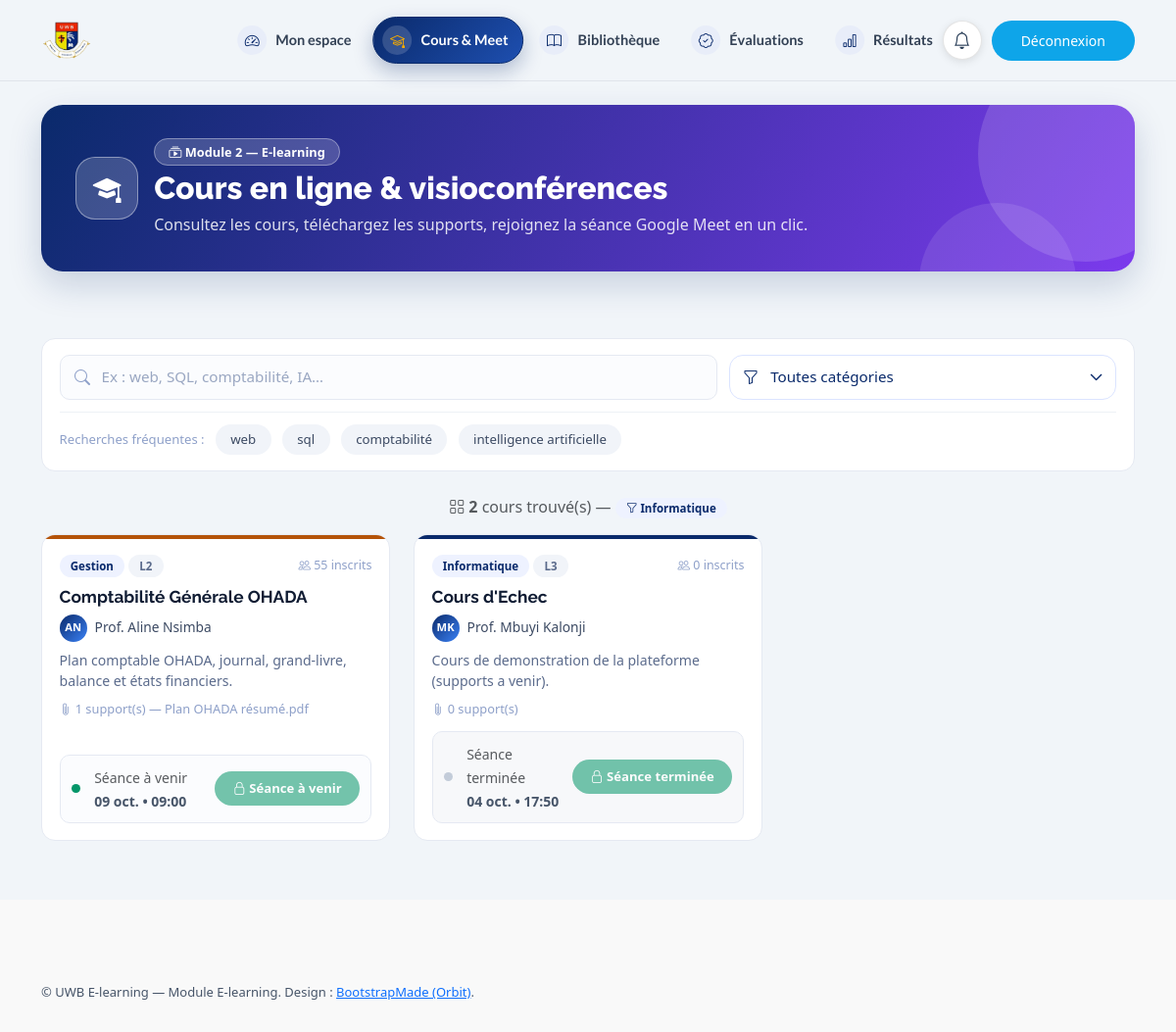
Page /etudiant/cours.php (signed in) on the committed database.
### tables this page shows
CREATE TABLE `users` (
  `id` int(11) NOT NULL AUTO_INCREMENT,
  `nom` varchar(150) NOT NULL,
  `email` varchar(150) NOT NULL,
  `password_hash` varchar(255) NOT NULL,
  `role` enum('admin','professeur','etudiant') NOT NULL DEFAULT 'etudiant',
  `faculte` varchar(150) DEFAULT '—',
  `created_at` timestamp NULL DEFAULT current_timestamp(),
  `niveau` varchar(10) NOT NULL DEFAULT 'L3',
  PRIMARY KEY (`id`),
  UNIQUE KEY `email` (`email`),
  KEY `idx_role` (`role`),
  KEY `idx_email` (`email`)
);

CREATE TABLE `cours` (
  `id` int(11) NOT NULL AUTO_INCREMENT,
  `titre` varchar(255) NOT NULL,
  `enseignant_id` int(11) DEFAULT NULL,
  `enseignant_nom` varchar(150) NOT NULL DEFAULT 'UWB',
  `categorie` varchar(50) NOT NULL DEFAULT 'Informatique',
  `niveau` varchar(10) NOT NULL DEFAULT 'L3',
  `description` text DEFAULT NULL,
  `supports` text DEFAULT NULL COMMENT 'JSON array de strings',
  `seance_date` varchar(32) DEFAULT 'À programmer',
  `seance_fin` varchar(8) NOT NULL DEFAULT '',
  `meet_link` varchar(255) DEFAULT '',
  `salle` varchar(100) DEFAULT 'Google Meet',
  `inscrits` int(11) DEFAULT 0,
  `image` varchar(255) DEFAULT 'forms/portfolio-8.webp',
  `created_at` timestamp NULL DEFAULT current_timestamp(),
  `faculte` varchar(150) NOT NULL DEFAULT 'Informatique',
  PRIMARY KEY (`id`),
  KEY `enseignant_id` (`enseignant_id`),
  CONSTRAINT `cours_ibfk_1` FOREIGN KEY (`enseignant_id`) REFERENCES `users` (`id`) ON DELETE SET NULL
);

### config/database.php (called while the page is built, shortened)
<?php
function db(): PDO {
    static $pdo = null;
    if ($pdo instanceof PDO) return $pdo;
    $dsn = 'mysql:host=' . DB_HOST . ';dbname=' . DB_NAME . ';charset=' . DB_CHARSET;
    $opt = [
        PDO::ATTR_ERRMODE            => PDO::ERRMODE_EXCEPTION,
        PDO::ATTR_DEFAULT_FETCH_MODE => PDO::FETCH_ASSOC,
        PDO::ATTR_EMULATE_PREPARES   => false,
    ];
    try {
        $pdo = new PDO($dsn, DB_USER, DB_PASS, $opt);
        return $pdo;
    } catch (PDOException $e1) {
        if (DB_USER !== 'uwb' && in_array($e1->getCode(), [1698, 1045, 2002, 0], true)) {
            try {
                $pdo = new PDO($dsn, 'uwb', 'Uwb_2026_Secure#42', $opt);
                return $pdo;
            } catch (PDOException $e2) {
                $e = $e1;
            }
        } else {
            $e = $e1;
        }
        $msg = $e->getMessage();
        $isAccessDenied = (stripos($msg, '1698') !== false || stripos($msg, '1045') !== false
            || stripos(strtolower($msg), 'access denied') !== false);
        http_response_code(500);
        die('<div style="font-family:sans-serif;max-width:680px;margin:40px auto;padding:24px;border:1px solid #eee;border-radius:16px">'
            . '<h2>Base de données inaccessible</h2>'
            . '<p><small>' . htmlspecialchars($msg, ENT_QUOTES, 'UTF-8') . '</small></p>'
            . ($isAccessDenied
                ? '<p><b>Cause :</b> MySQL Ubuntu utilise <code>auth_socket</code> : <code>root</code> sans mot de passe est refusé en TCP (erreur 1698).<br>'
                  . 'Créez un utilisateur dédié (1 commande à coller dans un terminal) :</p>'
                  . '<pre style="background:#f6f8fc;padding:12px;border-radius:8px;overflow:auto">sudo mysql -e "CREATE USER IF NOT EXISTS \'uwb\'@\'localhost\' IDENTIFIED BY \'Uwb_2026_Secure#42\'; '
                  . 'CREATE USER IF NOT EXISTS \'uwb\'@\'127.0.0.1\' IDENTIFIED BY \'Uwb_2026_Secure#42\'; '
                  . 'GRANT ALL PRIVILEGES ON `uwb_learn`.* TO \'uwb\'@\'localhost\'; '
                  . 'GRANT ALL PRIVILEGES ON `uwb_learn`.* TO \'uwb\'@\'127.0.0.1\'; FLUSH PRIVILEGES;"</pre>'
                  . '<p>Puis rechargez cette page (le site réessaie automatiquement avec <code>uwb</code>).<br>'
                  . 'Ensuite : <a href="install.php">install.php</a> pour créer les tables.</p>'
                : '<p>Créez la base puis importez <code>uwb_learn.sql</code> :</p>'
                  . '<pre>mysql -u root --default-character-set=utf8mb4 &lt; uwb_learn.sql</pre>')
            . '</div>');
    }
    return $pdo;
}
function base_url(): string {
    $p = $_SERVER['SCRIPT_NAME'] ?? '/index.php';
    if (preg_match('#/(admin|etudiant|prof)/#', $p)) return '../';
    return '';
}
function e(?string $s): string { return htmlspecialchars((string)$s, ENT_QUOTES, 'UTF-8'); }

### includes/auth.php (called while the page is built, shortened)
<?php
function current_user(): ?array {
    return $_SESSION['user'] ?? null;
}
function require_login(?array $roles = null): array {
    $u = current_user();
    return $u;
}

### includes/ia.php (called while the page is built, shortened)
<?php
function uwb_initials(?string $n): string {
    $n = preg_replace('/^(Prof\.\s*)/', '', (string)$n);
    $parts = preg_split('/\s+/', trim($n));
    $o = '';
    foreach ($parts as $w) { if ($w !== '') $o .= mb_strtoupper(mb_substr($w, 0, 1)); }
    return mb_substr($o, 0, 2) ?: '?';
}
function meet_state(?string $ds): ?array {
    if (!preg_match('/^(\d{4})-(\d{2})-(\d{2}) (\d{2}):(\d{2})/', (string)$ds, $m)) return null;
    $mois = ['janv.','févr.','mars','avr.','mai','juin','juil.','août','sept.','oct.','nov.','déc.'];
    try { $dt = new DateTime("$m[1]-$m[2]-$m[3] $m[4]:$m[5]"); } catch (Exception $e) { return null; }
    $now = new DateTime(); $diff = $dt->getTimestamp() - $now->getTimestamp();
    $j = (int)ceil($diff / 86400);
    if ($diff < -3600) return ['past' => true, 'live' => false, 'label' => 'Terminée', 'jour' => $m[3], 'mois' => $mois[(int)$m[2]-1], 'heure' => "$m[4]h$m[5]"];
    if ($diff < 86400 && $dt->format('Y-m-d') === $now->format('Y-m-d')) $label = "Aujourd'hui $m[4]h$m[5]";
    elseif ($j <= 1) $label = 'Demain'; else $label = 'J-' . $j;
    return ['past' => false, 'live' => false, 'label' => $label, 'jour' => $m[3], 'mois' => $mois[(int)$m[2]-1], 'heure' => "$m[4]h$m[5]"];
}
function fenetre_seance(array $c): array {
    $now = date('Y-m-d H:i:s');
    if (function_exists('db')) { try { $now = (string)db()->query('SELECT NOW()')->fetchColumn(); } catch (Throwable $t) {} }
    $ds = (string)($c['seance_date'] ?? '');
    if (!preg_match('/^(\d{4}-\d{2}-\d{2}) (\d{2}:\d{2})/', $ds, $m)) return ['etat' => 'aucune', 'heure_debut' => '', 'heure_fin' => ''];
    $debut = $m[1] . ' ' . $m[2];
    $fin = '';
    $sf = trim((string)($c['seance_fin'] ?? ''));
    if ($now < $debut) $etat = 'avant';
    elseif ($fin !== '' && $now > $fin) $etat = 'fini';
    elseif ($fin === '' && (strtotime($now) - strtotime($debut)) > 3600) $etat = 'fini';
    else $etat = 'live';
    return ['etat' => $etat, 'heure_debut' => $m[2], 'heure_fin' => $fin !== '' ? substr($fin, 11) : ''];
}

### includes/layout.php (the view, shortened to what this page needs)
<?php
require_once __DIR__ . '/../config/database.php';
require_once __DIR__ . '/auth.php';
require_once __DIR__ . '/ia.php';
function uwb_head(string $title, string $desc = ''): void {
    $b = base_url(); ?>
<!DOCTYPE html>
<html lang="fr">
<head>
<title><?= e($title) ?> — UWB Learn</title><link href="<?= $b ?>assets/css/style.css?v=6" rel="stylesheet">
<link href="<?= $b ?>assets/vendor/bootstrap/css/bootstrap.min.css" rel="stylesheet">
<link href="<?= $b ?>assets/vendor/bootstrap-icons/bootstrap-icons.css" rel="stylesheet">
<link href="<?= $b ?>assets/vendor/aos/aos.css" rel="stylesheet">
<link href="<?= $b ?>assets/vendor/glightbox/css/glightbox.min.css" rel="stylesheet">
<link href="<?= $b ?>assets/vendor/swiper/swiper-bundle.min.css" rel="stylesheet">
</head>
<body class="index-page">
<?php
}
function uwb_header_nav(string $active = '', array $links = []): void {
    $b = base_url();
    $nbNotif = 0; $me = current_user();
    if ($me) {
        try { require_once __DIR__ . '/notifications.php'; $nbNotif = nb_notifs_non_lues((int)$me['id']); } catch (Throwable $t) {}
    } ?>
<header id="header" class="header d-flex align-items-center sticky-top">
<div class="container position-relative d-flex align-items-center justify-content-between">
<a href="<?= $b ?>index.php" class="logo d-flex align-items-center me-auto me-xl-0"><img src="<?= $b ?>forms/uwbfin.webp" alt="UWB"></a>
<nav id="navmenu" class="navmenu"><ul>
<?php foreach ($links as [$href, $icon, $label, $key]): ?>
<li><a href="<?= e($href) ?>" class="<?= $active === $key ? 'active' : '' ?>"><i class="bi <?= e($icon) ?>"></i> <?= e($label) ?></a></li>
<?php endforeach; ?>
</ul><i class="mobile-nav-toggle d-lg-none bi bi-list"></i></nav>
<div class="header-actions">
<?php if ($me): ?>
<a class="notif-btn" href="<?= $b ?>notifications.php" title="Notifications" aria-label="Notifications"><i class="bi bi-bell"></i><?php if ($nbNotif): ?><span class="notif-badge"><?= $nbNotif ?></span><?php endif; ?></a>
<?php endif; ?>
<a class="btn-getstarted" href="<?= $b ?>actions/logout.php">Déconnexion</a>
</div>
</div></header>
<?php
}
    $b = base_url(); ?>
<?php
function uwb_footer(string $note = 'UWB E-learning.'): void {
    $b = base_url(); ?>
<footer id="footer" class="footer light-background"><div class="container footer-bottom"><div class="copyright"><p>© <?= e($note) ?> Design : <a href="https://bootstrapmade.com/">BootstrapMade (Orbit)</a>.</p></div></div></footer>
</body></html>
<?php
}
function uwb_cours_card(array $x, int $i = 0): string {
    $ms = meet_state($x['seance_date'] ?? '');
    $fs = fenetre_seance($x);
    $estud = (current_user()['role'] ?? '') === 'etudiant';
    $rejoindre = !$estud || $fs['etat'] === 'live';
    $libEtat = ['avant' => 'Séance à venir', 'live' => 'En direct', 'fini' => 'Séance terminée', 'aucune' => 'Séance à programmer'][$fs['etat']];
    $quand = $fs['etat'] === 'aucune'
        ? (string)($x['seance_date'] ?: '—')
        : ($ms ? $ms['jour'] . ' ' . $ms['mois'] . ' • ' : '') . $fs['heure_debut'] . ($fs['heure_fin'] ? ' → ' . $fs['heure_fin'] : '');
    $d = (($i) % 3) * 100;
    $sup = json_decode($x['supports'] ?? '[]', true) ?: [];
    $supTxt = count($sup) . ' support(s)' . (count($sup) ? ' — ' . e(implode(' • ', array_slice($sup, 0, 2))) . (count($sup) > 2 ? ' …' : '') : '');
    ob_start(); ?>
<div class="col-lg-4 col-md-6 portfolio-item" data-aos="fade-up" data-aos-delay="<?= $d ?>"><div class="course-min h-100" data-cat="<?= e($x['categorie']) ?>"><div class="cat-strip"></div><div class="course-min-body">
<div class="d-flex gap-1 align-items-center flex-wrap mb-2"><span class="mini-badge"><?= e($x['categorie']) ?></span><span class="mini-badge ghost"><?= e($x['niveau']) ?></span><span class="ms-auto mini-muted"><i class="bi bi-people"></i> <?= (int)$x['inscrits'] ?> inscrits</span></div>
<h3><?= e($x['titre']) ?></h3>
<div class="teacher-mini"><span class="avatar-initials xs"><?= e(uwb_initials($x['enseignant_nom'])) ?></span><span><?= e($x['enseignant_nom']) ?></span></div>
<p class="course-desc"><?= e($x['description']) ?></p>
<div class="supports-mini"><i class="bi bi-paperclip"></i> <?= $supTxt ?></div>
<div class="meet-strip <?= $fs['etat'] === 'fini' ? 'past' : '' ?>"><span class="dot"></span>
<div class="flex-fill" style="min-width:0"><small class="text-muted"><?= e($libEtat) ?></small><br>
<strong class="small"><?= e($quand) ?></strong></div>
<?php if ($rejoindre && $x['meet_link']): ?>
<a href="<?= e($x['meet_link'] ?: '#') ?>" target="_blank" class="btn-join" title="Rejoindre sur Google Meet"><i class="bi bi-camera-video-fill"></i> Rejoindre</a>
<button class="btn-copy" title="Copier le lien" onclick="navigator.clipboard&&navigator.clipboard.writeText('<?= e($x['meet_link']) ?>')"><i class="bi bi-link-45deg"></i></button>
<?php else: ?>
<span class="btn-join" style="opacity:.55;cursor:not-allowed" title="<?= $estud ? 'Accès à la séance réservé à la fenêtre début → fin' : '' ?>"><i class="bi bi-lock"></i> <?= e($libEtat) ?></span>
<?php endif; ?>
</div></div></div></div>
<?php return ob_get_clean();
}

### etudiant/cours.php (shortened to what this page needs)
<?php
require_once __DIR__ . '/../includes/layout.php';
$u = require_login();
$q = trim($_GET['q'] ?? ''); $cat = trim($_GET['cat'] ?? '');
$sql = 'SELECT * FROM cours WHERE 1=1'; $p = [];
$scope = '';
if ($u['role'] === 'etudiant') {
    $me = null;
    try { $s = db()->prepare('SELECT faculte FROM users WHERE id=?'); $s->execute([$u['id']]); $me = $s->fetch(); } catch (Throwable $t) {}
    $myFac = trim((string)($me['faculte'] ?? $u['faculte'] ?? $u['filiere'] ?? ''));
    if ($myFac !== '' && $myFac !== '—') {
        $sql .= ' AND (faculte=? OR faculte=\'—\' OR faculte=\'\')'; $p[] = $myFac; $scope = $myFac;
    }
}
$sql .= ' ORDER BY id';
$st = db()->prepare($sql); $st->execute($p); $list = $st->fetchAll();
uwb_head('Cours & Meet', 'Catalogue des cours UWB.');
uwb_header_nav('cours', $u['role'] === 'professeur' ? nav_prof() : ($u['role'] === 'admin' ? nav_admin() : nav_etudiant()));
?>
<main class="main">
<section class="section pt-4"><div class="container" data-aos="fade-up">
<div class="role-hero role-professeur" data-aos="fade-up" data-aos-delay="100">
<div class="d-flex align-items-center gap-3 flex-wrap">
<span class="role-avatar"><i class="bi bi-mortarboard-fill"></i></span>
<div><span class="hero-pill"><i class="bi bi-collection-play"></i> Module 2 — E-learning</span>
<h2>Cours en ligne & visioconférences</h2>
<p class="mb-0">Consultez les cours, téléchargez les supports, rejoignez la séance Google Meet en un clic.</p></div>
</div></div>
</div></section>
<section class="portfolio section pt-2">
<div class="container"><form method="get" class="search-pro mb-4" data-aos="fade-up">
<div class="pro-row">
<div class="pro-input"><i class="bi bi-search"></i><input name="q" value="<?= e($q) ?>" placeholder="Ex : web, SQL, comptabilité, IA…" aria-label="Rechercher un cours"></div>
<div class="select-uwb pro-select"><i class="bi bi-funnel"></i><select name="cat" onchange="this.form.submit()"><option value="">Toutes catégories</option>
<?php foreach (['Informatique','Gestion','Méthodologie'] as $c): ?><option <?= $cat===$c?'selected':'' ?>><?= e($c) ?></option><?php endforeach; ?></select></div>
</div>
<div class="pro-row pro-tags"><span>Recherches fréquentes :</span>
<a class="pro-tag text-decoration-none" href="?q=web">web</a><a class="pro-tag text-decoration-none" href="?q=sql">sql</a><a class="pro-tag text-decoration-none" href="?q=comptabilité">comptabilité</a><a class="pro-tag text-decoration-none" href="?q=ia">intelligence artificielle</a></div>
</form>
<div class="text-center text-muted mb-3" data-aos="fade-up"><i class="bi bi-grid"></i> <strong><?= count($list) ?></strong> cours trouvé(s)<?php if ($scope): ?> — <span class="mini-badge"><i class="bi bi-funnel"></i> <?= e($scope) ?></span><?php endif; ?></div>
<?php if ($u['role'] === 'admin'): ?>
<div class="panel-pro" data-aos="fade-up"><div class="panel-head"><strong><i class="bi bi-collection"></i> Cours publiés</strong><small><?= count($list) ?> cours</small></div>
<?php foreach ($list as $x): ?>
<div class="mini-row"><div style="min-width:0;flex:1"><strong><?= e($x['titre']) ?></strong><br><small><?= e($x['categorie']) ?> • <?= e($x['faculte'] ?? '—') ?> • <?= e($x['niveau']) ?> • <?= (int)$x['inscrits'] ?> inscrits • <?= e($x['seance_date']) ?></small></div>
<div class="mini-actions"><a class="icon-btn ok" target="_blank" href="<?= e($x['meet_link']) ?>"><i class="bi bi-camera-video"></i></a>
<a class="icon-btn danger" href="../actions/cours.php?action=delete&id=<?= (int)$x['id'] ?>" onclick="return confirm('Supprimer ce cours ?')"><i class="bi bi-trash"></i></a></div></div>
<?php endforeach; ?></div>
<?php else: ?>
<div class="row g-4" data-aos="fade-up">
<?php foreach ($list as $i => $x) echo uwb_cours_card($x, $i); ?>
</div>
<?php endif; ?>
</div></section>
</main>
<?php uwb_footer('UWB E-learning — Module E-learning.'); ?>

### includes/layout.php (style rules this page uses)
.header-actions { display:flex;align-items:center;gap:10px }
.notif-btn { position:relative;display:inline-flex;align-items:center;justify-content:center;width:40px;height:40px;border-radius:50%;background:#fff;color:#253a54;border:1px solid rgba(0,0,0,.1);box-shadow:0 2px 8px rgba(0,0,0,.1);font-size:1.1rem;transition:.3s }

### rows in the picture
users: faculte "Informatique"
cours: categorie "Gestion", niveau "L2", inscrits "55", titre "Comptabilité Générale OHADA", enseignant_nom "AN", enseignant_nom "Prof. Aline Nsimba", description "Plan comptable OHADA, journal, grand-livre, balance et états financiers.", supports "1 support(s) — Plan OHADA résumé.pdf", libEtat "Séance à venir", quand "09 oct. • 09:00"
cours: categorie "Informatique", niveau "L3", inscrits "0", titre "Cours d'Echec", enseignant_nom "MK", enseignant_nom "Prof. Mbuyi Kalonji", description "Cours de demonstration de la plateforme (supports a venir).", supports "0 support(s)", libEtat "Séance terminée", quand "04 oct. • 17:50"

### other values in the picture
$label "Mon espace"
$label "Cours & Meet"
$label "Bibliothèque"
$label "Évaluations"
$label "Résultats"
count($list) "2"
$note "UWB E-learning — Module E-learning."
